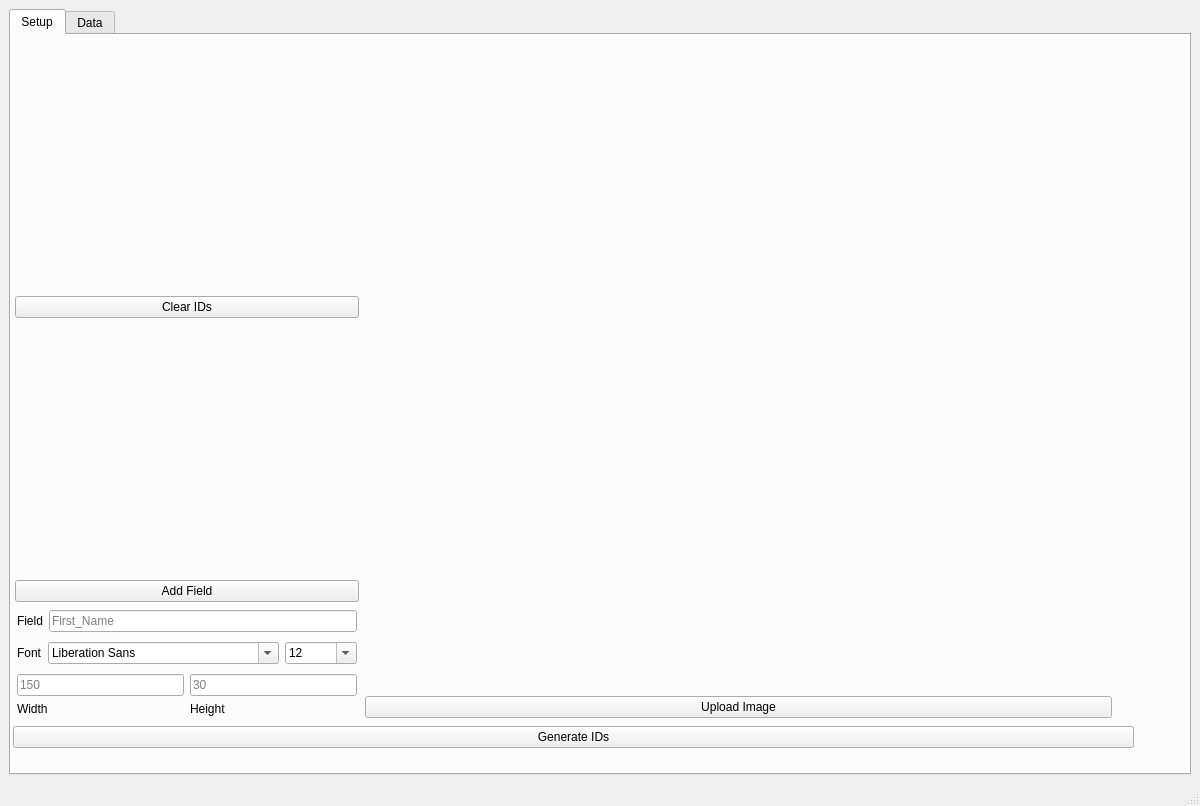
<?xml version="1.0" encoding="UTF-8"?>
<ui version="4.0">
 <class>MainWindow</class>
 <widget class="QMainWindow" name="MainWindow">
  <property name="geometry">
   <rect>
    <x>0</x>
    <y>0</y>
    <width>1160</width>
    <height>806</height>
   </rect>
  </property>
  <property name="sizePolicy">
   <sizepolicy hsizetype="Fixed" vsizetype="Fixed">
    <horstretch>0</horstretch>
    <verstretch>0</verstretch>
   </sizepolicy>
  </property>
  <property name="minimumSize">
   <size>
    <width>0</width>
    <height>0</height>
   </size>
  </property>
  <property name="windowTitle">
   <string>ID Genrator</string>
  </property>
  <widget class="QWidget" name="centralwidget">
   <property name="mouseTracking">
    <bool>true</bool>
   </property>
   <layout class="QVBoxLayout" name="verticalLayout_3">
    <item>
     <widget class="QTabWidget" name="Tab">
      <property name="sizePolicy">
       <sizepolicy hsizetype="Minimum" vsizetype="Minimum">
        <horstretch>0</horstretch>
        <verstretch>0</verstretch>
       </sizepolicy>
      </property>
      <property name="currentIndex">
       <number>0</number>
      </property>
      <property name="usesScrollButtons">
       <bool>true</bool>
      </property>
      <widget class="QWidget" name="setupTab">
       <property name="maximumSize">
        <size>
         <width>1125</width>
         <height>715</height>
        </size>
       </property>
       <attribute name="title">
        <string>Setup</string>
       </attribute>
       <layout class="QVBoxLayout" name="verticalLayout">
        <property name="sizeConstraint">
         <enum>QLayout::SetDefaultConstraint</enum>
        </property>
        <property name="leftMargin">
         <number>2</number>
        </property>
        <property name="topMargin">
         <number>2</number>
        </property>
        <property name="rightMargin">
         <number>2</number>
        </property>
        <property name="bottomMargin">
         <number>2</number>
        </property>
        <item>
         <layout class="QHBoxLayout" name="horizontalLayout" stretch="0,0">
          <property name="leftMargin">
           <number>2</number>
          </property>
          <property name="topMargin">
           <number>2</number>
          </property>
          <property name="rightMargin">
           <number>2</number>
          </property>
          <property name="bottomMargin">
           <number>2</number>
          </property>
          <item>
           <layout class="QVBoxLayout" name="verticalLayout_6">
            <item>
             <spacer name="verticalSpacer_2">
              <property name="orientation">
               <enum>Qt::Vertical</enum>
              </property>
              <property name="sizeHint" stdset="0">
               <size>
                <width>20</width>
                <height>40</height>
               </size>
              </property>
             </spacer>
            </item>
            <item>
             <widget class="QPushButton" name="clearIDButton">
              <property name="text">
               <string>Clear IDs</string>
              </property>
             </widget>
            </item>
            <item>
             <spacer name="verticalSpacer">
              <property name="orientation">
               <enum>Qt::Vertical</enum>
              </property>
              <property name="sizeHint" stdset="0">
               <size>
                <width>20</width>
                <height>40</height>
               </size>
              </property>
             </spacer>
            </item>
            <item>
             <widget class="QPushButton" name="addTextBoxButton">
              <property name="text">
               <string>Add Field</string>
              </property>
             </widget>
            </item>
            <item>
             <layout class="QGridLayout" name="gridLayout_3">
              <property name="leftMargin">
               <number>2</number>
              </property>
              <property name="topMargin">
               <number>2</number>
              </property>
              <property name="rightMargin">
               <number>2</number>
              </property>
              <property name="bottomMargin">
               <number>2</number>
              </property>
              <item row="1" column="0">
               <widget class="QLabel" name="label_2">
                <property name="text">
                 <string>Field</string>
                </property>
               </widget>
              </item>
              <item row="1" column="1">
               <widget class="QLineEdit" name="idTypeName">
                <property name="text">
                 <string/>
                </property>
                <property name="placeholderText">
                 <string>First_Name</string>
                </property>
               </widget>
              </item>
             </layout>
            </item>
            <item>
             <layout class="QGridLayout" name="gridLayout_2">
              <property name="leftMargin">
               <number>2</number>
              </property>
              <property name="topMargin">
               <number>2</number>
              </property>
              <property name="rightMargin">
               <number>2</number>
              </property>
              <property name="bottomMargin">
               <number>2</number>
              </property>
              <item row="1" column="1">
               <widget class="QFontComboBox" name="fontComboBox"/>
              </item>
              <item row="1" column="0">
               <widget class="QLabel" name="label">
                <property name="text">
                 <string>Font</string>
                </property>
               </widget>
              </item>
              <item row="1" column="2">
               <widget class="QComboBox" name="fontSizeComboBox">
                <property name="editable">
                 <bool>true</bool>
                </property>
                <property name="currentText">
                 <string>12</string>
                </property>
                <property name="maxVisibleItems">
                 <number>12</number>
                </property>
               </widget>
              </item>
             </layout>
            </item>
            <item>
             <layout class="QGridLayout" name="gridLayout">
              <property name="sizeConstraint">
               <enum>QLayout::SetDefaultConstraint</enum>
              </property>
              <property name="leftMargin">
               <number>2</number>
              </property>
              <property name="topMargin">
               <number>2</number>
              </property>
              <property name="rightMargin">
               <number>2</number>
              </property>
              <property name="bottomMargin">
               <number>2</number>
              </property>
              <item row="2" column="3">
               <widget class="QLineEdit" name="txtBoxH">
                <property name="text">
                 <string/>
                </property>
                <property name="placeholderText">
                 <string>30</string>
                </property>
               </widget>
              </item>
              <item row="2" column="0">
               <layout class="QVBoxLayout" name="verticalLayout_5"/>
              </item>
              <item row="4" column="1">
               <widget class="QLabel" name="label_3">
                <property name="sizePolicy">
                 <sizepolicy hsizetype="Preferred" vsizetype="Minimum">
                  <horstretch>0</horstretch>
                  <verstretch>0</verstretch>
                 </sizepolicy>
                </property>
                <property name="maximumSize">
                 <size>
                  <width>400</width>
                  <height>100</height>
                 </size>
                </property>
                <property name="text">
                 <string>Width</string>
                </property>
               </widget>
              </item>
              <item row="2" column="1">
               <widget class="QLineEdit" name="txtBoxW">
                <property name="text">
                 <string/>
                </property>
                <property name="placeholderText">
                 <string>150</string>
                </property>
               </widget>
              </item>
              <item row="4" column="3">
               <widget class="QLabel" name="label_4">
                <property name="text">
                 <string>Height</string>
                </property>
               </widget>
              </item>
             </layout>
            </item>
           </layout>
          </item>
          <item>
           <layout class="QVBoxLayout" name="verticalLayout_2">
            <property name="rightMargin">
             <number>20</number>
            </property>
            <item>
             <widget class="QFrame" name="frame">
              <property name="minimumSize">
               <size>
                <width>800</width>
                <height>0</height>
               </size>
              </property>
              <widget class="QLabel" name="template_img">
               <property name="enabled">
                <bool>true</bool>
               </property>
               <property name="geometry">
                <rect>
                 <x>0</x>
                 <y>0</y>
                 <width>800</width>
                 <height>600</height>
                </rect>
               </property>
               <property name="maximumSize">
                <size>
                 <width>800</width>
                 <height>600</height>
                </size>
               </property>
               <property name="text">
                <string/>
               </property>
               <property name="pixmap">
                <pixmap>img/no-image.png</pixmap>
               </property>
               <property name="scaledContents">
                <bool>true</bool>
               </property>
               <property name="alignment">
                <set>Qt::AlignLeading|Qt::AlignLeft|Qt::AlignTop</set>
               </property>
              </widget>
              <widget class="QLabel" name="canvas">
               <property name="geometry">
                <rect>
                 <x>240</x>
                 <y>0</y>
                 <width>941</width>
                 <height>621</height>
                </rect>
               </property>
               <property name="mouseTracking">
                <bool>false</bool>
               </property>
               <property name="text">
                <string/>
               </property>
              </widget>
             </widget>
            </item>
            <item>
             <widget class="QPushButton" name="uploadButton">
              <property name="text">
               <string>Upload Image</string>
              </property>
             </widget>
            </item>
           </layout>
          </item>
         </layout>
        </item>
        <item>
         <widget class="QPushButton" name="generateIDButton">
          <property name="text">
           <string>Generate IDs</string>
          </property>
         </widget>
        </item>
       </layout>
      </widget>
      <widget class="QWidget" name="dataTab">
       <attribute name="title">
        <string>Data</string>
       </attribute>
       <layout class="QVBoxLayout" name="verticalLayout_4">
        <item>
         <widget class="QToolBox" name="tool_box">
          <property name="sizePolicy">
           <sizepolicy hsizetype="Minimum" vsizetype="Minimum">
            <horstretch>0</horstretch>
            <verstretch>0</verstretch>
           </sizepolicy>
          </property>
          <property name="frameShape">
           <enum>QFrame::NoFrame</enum>
          </property>
          <property name="frameShadow">
           <enum>QFrame::Plain</enum>
          </property>
          <widget class="QWidget" name="idField_1">
           <property name="geometry">
            <rect>
             <x>0</x>
             <y>0</y>
             <width>1110</width>
             <height>677</height>
            </rect>
           </property>
           <attribute name="label">
            <string>ID_Field</string>
           </attribute>
           <widget class="QPlainTextEdit" name="textBox2_Data">
            <property name="geometry">
             <rect>
              <x>0</x>
              <y>30</y>
              <width>800</width>
              <height>80</height>
             </rect>
            </property>
           </widget>
           <widget class="QFontComboBox" name="idTtfComboBox_2">
            <property name="geometry">
             <rect>
              <x>0</x>
              <y>0</y>
              <width>226</width>
              <height>22</height>
             </rect>
            </property>
           </widget>
           <widget class="QComboBox" name="comboBox">
            <property name="geometry">
             <rect>
              <x>240</x>
              <y>0</y>
              <width>73</width>
              <height>22</height>
             </rect>
            </property>
            <property name="editable">
             <bool>true</bool>
            </property>
            <property name="currentText">
             <string>12</string>
            </property>
            <property name="maxVisibleItems">
             <number>12</number>
            </property>
           </widget>
          </widget>
         </widget>
        </item>
       </layout>
      </widget>
     </widget>
    </item>
   </layout>
  </widget>
  <widget class="QStatusBar" name="statusBar"/>
 </widget>
 <resources/>
 <connections/>
</ui>
